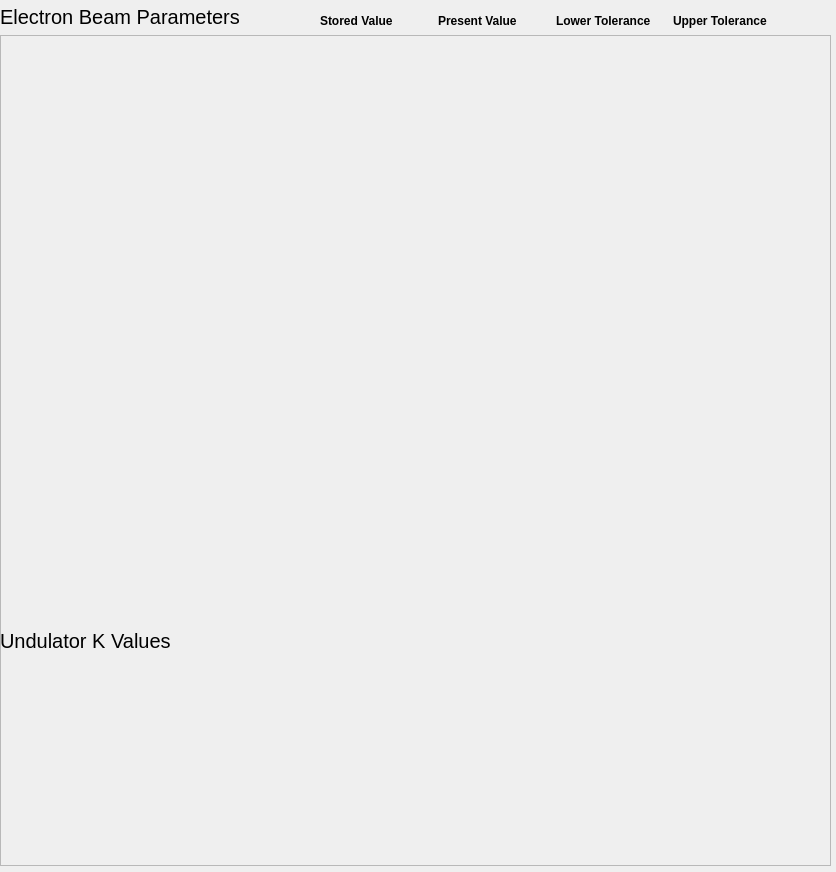
<?xml version="1.0" encoding="UTF-8"?>
<ui version="4.0">
 <class>Form</class>
 <widget class="QWidget" name="Form">
  <property name="geometry">
   <rect>
    <x>0</x>
    <y>0</y>
    <width>836</width>
    <height>872</height>
   </rect>
  </property>
  <property name="windowTitle">
   <string>Form</string>
  </property>
  <widget class="QFrame" name="frame">
   <property name="geometry">
    <rect>
     <x>0</x>
     <y>35</y>
     <width>831</width>
     <height>831</height>
    </rect>
   </property>
   <property name="frameShape">
    <enum>QFrame::StyledPanel</enum>
   </property>
   <property name="frameShadow">
    <enum>QFrame::Raised</enum>
   </property>
   <widget class="PyDMDrawingRectangle" name="PyDMDrawingRectangle_1">
    <property name="geometry">
     <rect>
      <x>0</x>
      <y>-1</y>
      <width>831</width>
      <height>590</height>
     </rect>
    </property>
    <property name="alarmSensitiveContent" stdset="0">
     <bool>false</bool>
    </property>
    <property name="alarmSensitiveBorder" stdset="0">
     <bool>false</bool>
    </property>
    <property name="brush" stdset="0">
     <brush brushstyle="SolidPattern">
      <color alpha="255">
       <red>244</red>
       <green>218</green>
       <blue>168</blue>
      </color>
     </brush>
    </property>
    <property name="penStyle" stdset="0">
     <enum>Qt::SolidLine</enum>
    </property>
    <property name="penColor" stdset="0">
     <color>
      <red>90</red>
      <green>90</green>
      <blue>90</blue>
     </color>
    </property>
    <property name="penWidth" stdset="0">
     <double>2.000000000000000</double>
    </property>
   </widget>
   <widget class="QLabel" name="label_9">
    <property name="geometry">
     <rect>
      <x>0</x>
      <y>590</y>
      <width>391</width>
      <height>31</height>
     </rect>
    </property>
    <property name="font">
     <font>
      <pointsize>15</pointsize>
     </font>
    </property>
    <property name="autoFillBackground">
     <bool>false</bool>
    </property>
    <property name="styleSheet">
     <string notr="true">background:transparent
bold</string>
    </property>
    <property name="frameShadow">
     <enum>QFrame::Plain</enum>
    </property>
    <property name="text">
     <string>Undulator K Values</string>
    </property>
   </widget>
   <widget class="PyDMDrawingRectangle" name="PyDMDrawingRectangle_2">
    <property name="geometry">
     <rect>
      <x>0</x>
      <y>620</y>
      <width>831</width>
      <height>211</height>
     </rect>
    </property>
    <property name="alarmSensitiveContent" stdset="0">
     <bool>false</bool>
    </property>
    <property name="alarmSensitiveBorder" stdset="0">
     <bool>false</bool>
    </property>
    <property name="brush" stdset="0">
     <brush brushstyle="SolidPattern">
      <color alpha="255">
       <red>175</red>
       <green>217</green>
       <blue>248</blue>
      </color>
     </brush>
    </property>
    <property name="penStyle" stdset="0">
     <enum>Qt::SolidLine</enum>
    </property>
    <property name="penColor" stdset="0">
     <color>
      <red>90</red>
      <green>90</green>
      <blue>90</blue>
     </color>
    </property>
    <property name="penWidth" stdset="0">
     <double>2.000000000000000</double>
    </property>
   </widget>
   <widget class="PyDMTemplateRepeater" name="PyDMTemplateRepeater_2">
    <property name="geometry">
     <rect>
      <x>0</x>
      <y>620</y>
      <width>821</width>
      <height>211</height>
     </rect>
    </property>
    <property name="toolTip">
     <string/>
    </property>
    <property name="styleSheet">
     <string notr="true">background:transparent
</string>
    </property>
    <property name="layoutType" stdset="0">
     <enum>PyDMTemplateRepeater::Vertical</enum>
    </property>
    <property name="layoutSpacing" stdset="0">
     <number>0</number>
    </property>
    <property name="countShownInDesigner" stdset="0">
     <number>9</number>
    </property>
    <property name="templateFilename" stdset="0">
     <string>guardian_template.py</string>
    </property>
    <property name="dataSource" stdset="0">
     <string>guardian_nc_und_parameters.json</string>
    </property>
   </widget>
   <widget class="QScrollArea" name="scrollArea">
    <property name="geometry">
     <rect>
      <x>0</x>
      <y>0</y>
      <width>831</width>
      <height>581</height>
     </rect>
    </property>
    <property name="styleSheet">
     <string notr="true">background-color:transparent;</string>
    </property>
    <property name="horizontalScrollBarPolicy">
     <enum>Qt::ScrollBarAlwaysOff</enum>
    </property>
    <property name="sizeAdjustPolicy">
     <enum>QAbstractScrollArea::AdjustToContents</enum>
    </property>
    <property name="widgetResizable">
     <bool>true</bool>
    </property>
    <widget class="QWidget" name="scrollAreaWidgetContents">
     <property name="geometry">
      <rect>
       <x>0</x>
       <y>0</y>
       <width>829</width>
       <height>579</height>
      </rect>
     </property>
     <layout class="QVBoxLayout" name="verticalLayout">
      <property name="leftMargin">
       <number>3</number>
      </property>
      <property name="topMargin">
       <number>3</number>
      </property>
      <property name="rightMargin">
       <number>3</number>
      </property>
      <property name="bottomMargin">
       <number>3</number>
      </property>
      <item>
       <widget class="PyDMTemplateRepeater" name="PyDMTemplateRepeater_3">
        <property name="enabled">
         <bool>true</bool>
        </property>
        <property name="sizePolicy">
         <sizepolicy hsizetype="Preferred" vsizetype="Preferred">
          <horstretch>0</horstretch>
          <verstretch>0</verstretch>
         </sizepolicy>
        </property>
        <property name="toolTip">
         <string/>
        </property>
        <property name="styleSheet">
         <string notr="true">background:transparent
</string>
        </property>
        <property name="layoutType" stdset="0">
         <enum>PyDMTemplateRepeater::Vertical</enum>
        </property>
        <property name="layoutSpacing" stdset="0">
         <number>0</number>
        </property>
        <property name="countShownInDesigner" stdset="0">
         <number>30</number>
        </property>
        <property name="templateFilename" stdset="0">
         <string>guardian_template.py</string>
        </property>
        <property name="dataSource" stdset="0">
         <string>guardian_nc_parameters.json</string>
        </property>
       </widget>
      </item>
     </layout>
    </widget>
   </widget>
   <zorder>PyDMDrawingRectangle_1</zorder>
   <zorder>PyDMDrawingRectangle_2</zorder>
   <zorder>label_9</zorder>
   <zorder>PyDMTemplateRepeater_2</zorder>
   <zorder>scrollArea</zorder>
  </widget>
  <widget class="QWidget" name="horizontalLayoutWidget">
   <property name="geometry">
    <rect>
     <x>320</x>
     <y>10</y>
     <width>463</width>
     <height>21</height>
    </rect>
   </property>
   <layout class="QHBoxLayout" name="horizontalLayout">
    <property name="spacing">
     <number>8</number>
    </property>
    <item>
     <widget class="QLabel" name="label_6">
      <property name="font">
       <font>
        <pointsize>9</pointsize>
        <weight>75</weight>
        <bold>true</bold>
       </font>
      </property>
      <property name="text">
       <string>Stored Value</string>
      </property>
     </widget>
    </item>
    <item>
     <widget class="QLabel" name="label_7">
      <property name="font">
       <font>
        <pointsize>9</pointsize>
        <weight>75</weight>
        <bold>true</bold>
       </font>
      </property>
      <property name="text">
       <string>Present Value</string>
      </property>
     </widget>
    </item>
    <item>
     <widget class="QLabel" name="label_10">
      <property name="font">
       <font>
        <pointsize>9</pointsize>
        <weight>75</weight>
        <bold>true</bold>
       </font>
      </property>
      <property name="text">
       <string>Lower Tolerance</string>
      </property>
     </widget>
    </item>
    <item>
     <widget class="QLabel" name="label_11">
      <property name="font">
       <font>
        <pointsize>9</pointsize>
        <weight>75</weight>
        <bold>true</bold>
       </font>
      </property>
      <property name="text">
       <string>Upper Tolerance</string>
      </property>
     </widget>
    </item>
   </layout>
  </widget>
  <widget class="QLabel" name="label_8">
   <property name="geometry">
    <rect>
     <x>0</x>
     <y>-10</y>
     <width>361</width>
     <height>54</height>
    </rect>
   </property>
   <property name="font">
    <font>
     <pointsize>15</pointsize>
    </font>
   </property>
   <property name="autoFillBackground">
    <bool>false</bool>
   </property>
   <property name="styleSheet">
    <string notr="true">background:transparent
bold</string>
   </property>
   <property name="frameShadow">
    <enum>QFrame::Plain</enum>
   </property>
   <property name="text">
    <string>Electron Beam Parameters</string>
   </property>
  </widget>
 </widget>
 <customwidgets>
  <customwidget>
   <class>PyDMDrawingRectangle</class>
   <extends>QWidget</extends>
   <header>pydm.widgets.drawing</header>
  </customwidget>
  <customwidget>
   <class>PyDMTemplateRepeater</class>
   <extends>QFrame</extends>
   <header>pydm.widgets.template_repeater</header>
  </customwidget>
 </customwidgets>
 <resources/>
 <connections/>
</ui>
